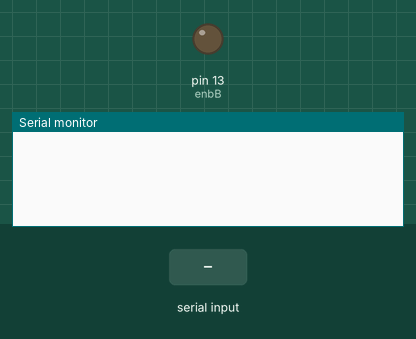
A sketch run on a simulated Arduino Uno, built with avr-gcc and run on an emulated ATmega328P. On the bench: output pins drawn as LEDs (lit = HIGH), the last lines printed to the serial monitor. Inputs (shaded band) come from the test bench. Pins used as bus, display or sensor lines are not drawn.

Above: at 1.2 s.
1.3 s: "S" received over the second serial link
At 2.5 s:
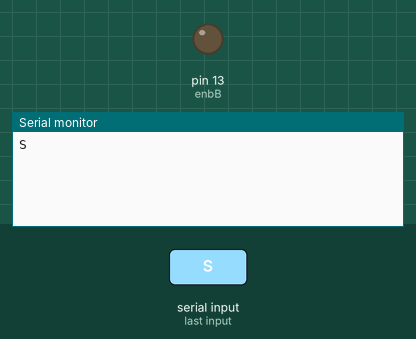
2.8 s: "F" received over the second serial link
At 3.7 s:
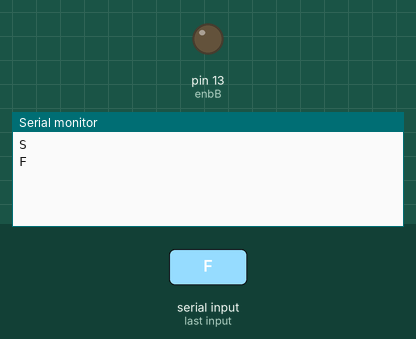
4.3 s: "B" received over the second serial link
At 4.9 s:
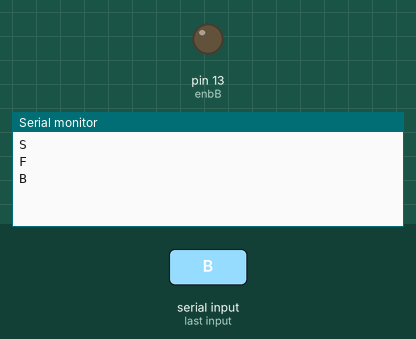
5.8 s: "R" received over the second serial link
At 7.0 s:
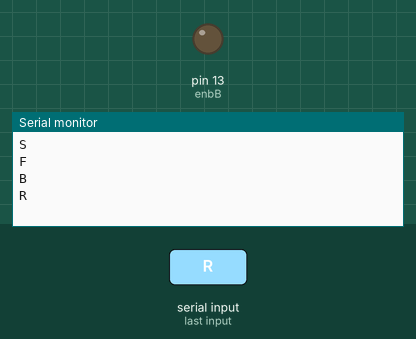
7.3 s: "L" received over the second serial link
At 8.3 s:
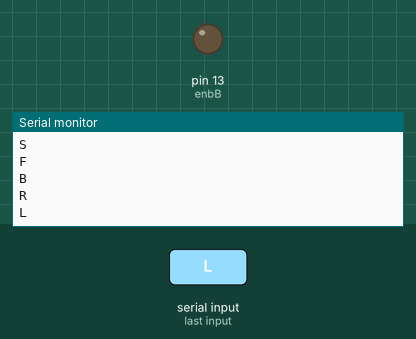

The sketch:

carControl_bluetooth.ino
```cpp
#include <SoftwareSerial.h>
SoftwareSerial sig(2, 3); // RX, TX

int enbA=3;
int in1 = 4;
int in2 = 5;
int in3 = 6;
int in4 = 7;
int enbB=13;
char input;

////led BGR
//int red=10;
//int green=11;
//int blue=12;
////sieu am sensor
//int trig=8;
//int echo=9;
//int margin = 15; // distance to regconize objects
//
//unsigned long timex;
//int distance;


void setup() {
  sig.begin(9600);
  Serial.begin(115200);
//  pinMode(red, OUTPUT);
//  pinMode(green, OUTPUT);
//  pinMode(blue, OUTPUT);
}

void loop() {
  if(sig.available())
  {
    input=sig.read();

    switch(input){
    case 'S':
    Serial.println(input );
    STOP();
//    digitalWrite(red, LOW);
//    digitalWrite(blue, LOW);
//    digitalWrite(green, HIGH);
    break;

    case 'F':
    Serial.println(input);
    FORWARD();
//    digitalWrite(red, LOW);
//    digitalWrite(blue, LOW);
//    digitalWrite(green, HIGH);
    break;

    case 'B':
    Serial.println(input);
    BACKWARD();
//    digitalWrite(red, HIGH);
//    digitalWrite(blue, HIGH);
//    digitalWrite(green, HIGH);
    break;

    case 'R':
    Serial.println(input);
    RIGHT();
//    digitalWrite(red, HIGH);
//    digitalWrite(blue, LOW);
//    digitalWrite(green, HIGH);
    break;

    case 'L':
    Serial.println(input);
    LEFT();
//    digitalWrite(red, HIGH);
//    digitalWrite(blue, LOW);
//    digitalWrite(green, HIGH);
    break;
   }
  }
//  else{// not connected
//    digitalWrite(red, HIGH);
//    digitalWrite(blue, LOW);
//    digitalWrite(green, LOW);
//  //  delay(500);
//    digitalWrite(red, LOW);
//    digitalWrite(blue, HIGH);
//    digitalWrite(green, LOW);
//    delay(500);
//    digitalWrite(red, LOW);
//    digitalWrite(blue, LOW);
//    digitalWrite(green, HIGH);
//    delay(500);
////  }
//  distance = 0;
//  DISTANCE();
//  if(distance<=margin)
//  {
//    digitalWrite(red, HIGH);
//    digitalWrite(blue, LOW);
//    digitalWrite(green, LOW);
//    delay(800);
//    digitalWrite(red, LOW);
//    digitalWrite(blue, LOW);
//    digitalWrite(green, LOW);
//  }
}

//function to control car
void FORWARD()
{
  analogWrite(enbA, 100);
  analogWrite(enbB, 100);
  digitalWrite(in1, 0);
  digitalWrite(in2, 1);
  digitalWrite(in3, 0);
  digitalWrite(in4, 1);


}
void STOP(){
  analogWrite(enbA, 0);
  analogWrite(enbB, 0);
  digitalWrite(in1, 0);
  digitalWrite(in2, 0);
  digitalWrite(in3, 0);
  digitalWrite(in4, 0);
  }

void RIGHT()
{
   analogWrite(enbA, 100);
  analogWrite(enbB, 0);
  digitalWrite(in1, 0);
  digitalWrite(in2, 1);
  digitalWrite(in3, 0);
  digitalWrite(in4, 0);


}
void LEFT()
{
  analogWrite(enbA, 0);
  analogWrite(enbB, 100);
  digitalWrite(in1, 0);
  digitalWrite(in2, 0);
  digitalWrite(in3, 0);
  digitalWrite(in4, 1);

}

void BACKWARD()
{
  analogWrite(enbA, 100);
  analogWrite(enbB, 100);
  digitalWrite(in1, 1);
  digitalWrite(in2, 0);
  digitalWrite(in3, 1);
  digitalWrite(in4, 0);

}

//void DISTANCE()
//{
//
//  digitalWrite(trig, LOW);
//  delayMicroseconds(2);
//  digitalWrite(trig, HIGH);
//  delayMicroseconds(10);
//  digitalWrite(trig, LOW);
//
//  unsigned long timex;
//  int distance;
//  // Đo độ rộng xung HIGH ở chân echo.
//  timex = pulseIn(echo, HIGH);
//
//  distance = timex/ 2 / 29.412;
//
//}
```

Measured:
- after the input at 1.3 s, the serial monitor: prints a new line at once (image 1)
- after the input at 2.8 s, the serial monitor: prints a new line at once (image 2)
- after the input at 4.3 s, the serial monitor: prints a new line at once (image 3)
- after the input at 5.8 s, the serial monitor: prints a new line at once (image 4)
- after the input at 7.3 s, the serial monitor: prints a new line at once (image 5)
